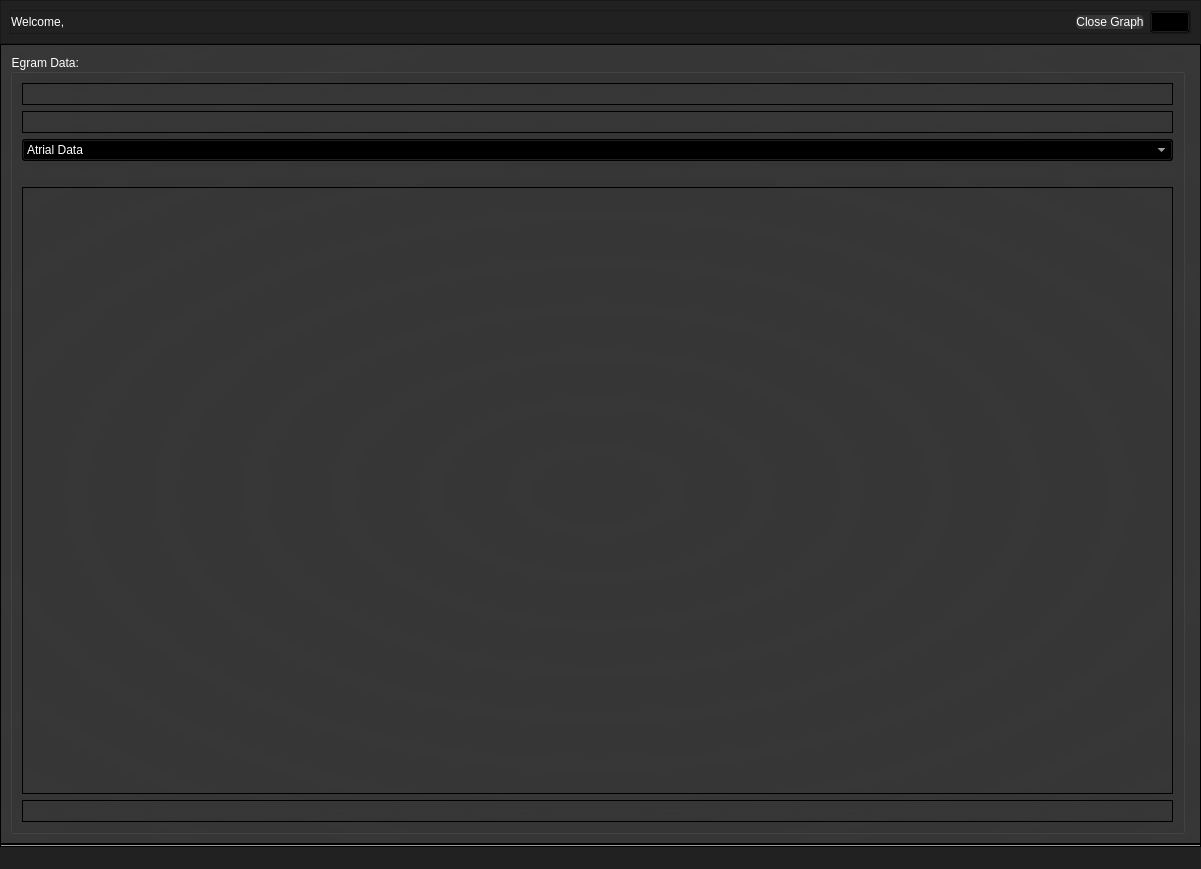
<?xml version="1.0" encoding="UTF-8"?>
<ui version="4.0">
 <class>Graph</class>
 <widget class="QMainWindow" name="Graph">
  <property name="geometry">
   <rect>
    <x>0</x>
    <y>0</y>
    <width>1201</width>
    <height>869</height>
   </rect>
  </property>
  <property name="windowTitle">
   <string>Pacemaker: Graph</string>
  </property>
  <widget class="QWidget" name="centralwidget">
   <property name="styleSheet">
    <string notr="true">QScrollBar:vertical {
	border: none;
    background: rgb(52, 59, 72);
    width: 8px;
    margin: 21px 0 21px 0;
	border-radius: 0px;
 }
 QScrollBar::handle:vertical {	
	background: rgb(189, 147, 249);
    min-height: 25px;
	border-radius: 4px
 }
 QScrollBar::add-line:vertical {
     border: none;
    background: rgb(55, 63, 77);
     height: 20px;
	border-bottom-left-radius: 4px;
    border-bottom-right-radius: 4px;
     subcontrol-position: bottom;
     subcontrol-origin: margin;
 }
 QScrollBar::sub-line:vertical {
	border: none;
    background: rgb(55, 63, 77);
     height: 20px;
	border-top-left-radius: 4px;
    border-top-right-radius: 4px;
     subcontrol-position: top;
     subcontrol-origin: margin;
 }
 QScrollBar::up-arrow:vertical, QScrollBar::down-arrow:vertical {
     background: none;
 }

 QScrollBar::add-page:vertical, QScrollBar::sub-page:vertical {
     background: none;
 }</string>
   </property>
   <layout class="QVBoxLayout" name="verticalLayout">
    <property name="spacing">
     <number>0</number>
    </property>
    <property name="leftMargin">
     <number>0</number>
    </property>
    <property name="topMargin">
     <number>0</number>
    </property>
    <property name="rightMargin">
     <number>0</number>
    </property>
    <property name="bottomMargin">
     <number>0</number>
    </property>
    <item>
     <widget class="QFrame" name="frame">
      <property name="styleSheet">
       <string notr="true">background-color:rgb(33, 33, 33)</string>
      </property>
      <property name="frameShape">
       <enum>QFrame::StyledPanel</enum>
      </property>
      <property name="frameShadow">
       <enum>QFrame::Raised</enum>
      </property>
      <layout class="QVBoxLayout" name="verticalLayout_3">
       <item>
        <widget class="QFrame" name="frame_7">
         <property name="frameShape">
          <enum>QFrame::StyledPanel</enum>
         </property>
         <property name="frameShadow">
          <enum>QFrame::Raised</enum>
         </property>
         <layout class="QHBoxLayout" name="horizontalLayout_3">
          <property name="leftMargin">
           <number>0</number>
          </property>
          <property name="topMargin">
           <number>0</number>
          </property>
          <property name="rightMargin">
           <number>0</number>
          </property>
          <property name="bottomMargin">
           <number>0</number>
          </property>
          <item>
           <widget class="QLabel" name="label_welcome">
            <property name="sizePolicy">
             <sizepolicy hsizetype="Expanding" vsizetype="Preferred">
              <horstretch>0</horstretch>
              <verstretch>0</verstretch>
             </sizepolicy>
            </property>
            <property name="styleSheet">
             <string notr="true">color:white;

</string>
            </property>
            <property name="text">
             <string>Welcome, </string>
            </property>
            <property name="alignment">
             <set>Qt::AlignLeading|Qt::AlignLeft|Qt::AlignVCenter</set>
            </property>
           </widget>
          </item>
          <item>
           <widget class="QPushButton" name="btn_close">
            <property name="styleSheet">
             <string notr="true">color:white;
background-color:rgb(54, 54, 54);
border-radius:5px;
</string>
            </property>
            <property name="text">
             <string>Close Graph</string>
            </property>
           </widget>
          </item>
          <item>
           <widget class="QPushButton" name="btn_settings">
            <property name="styleSheet">
             <string notr="true">background:transparent</string>
            </property>
            <property name="text">
             <string/>
            </property>
            <property name="icon">
             <iconset>
              <normaloff>../resources/images/settings-icon.png</normaloff>../resources/images/settings-icon.png</iconset>
            </property>
            <property name="iconSize">
             <size>
              <width>25</width>
              <height>25</height>
             </size>
            </property>
           </widget>
          </item>
         </layout>
        </widget>
       </item>
      </layout>
     </widget>
    </item>
    <item>
     <widget class="QFrame" name="frame_2">
      <property name="styleSheet">
       <string notr="true">background-color: rgb(54, 54, 54);
background-color: qradialgradient(spread:repeat, cx:0.5, cy:0.5, radius:0.077, fx:0.5, fy:0.5, stop:0 rgba(54,54,54,255), stop:0.497326 rgba(54,54,54,255), stop:1 rgba(55,55,55,255));</string>
      </property>
      <property name="frameShape">
       <enum>QFrame::StyledPanel</enum>
      </property>
      <property name="frameShadow">
       <enum>QFrame::Raised</enum>
      </property>
      <layout class="QHBoxLayout" name="horizontalLayout">
       <item>
        <widget class="QGroupBox" name="groupBox">
         <property name="sizePolicy">
          <sizepolicy hsizetype="Expanding" vsizetype="Preferred">
           <horstretch>0</horstretch>
           <verstretch>0</verstretch>
          </sizepolicy>
         </property>
         <property name="styleSheet">
          <string notr="true">color:white</string>
         </property>
         <property name="title">
          <string>Egram Data: </string>
         </property>
         <layout class="QVBoxLayout" name="verticalLayout_2">
          <item>
           <widget class="QFrame" name="frame_plots_checks">
            <property name="frameShape">
             <enum>QFrame::StyledPanel</enum>
            </property>
            <property name="frameShadow">
             <enum>QFrame::Raised</enum>
            </property>
            <layout class="QHBoxLayout" name="horizontalLayout_5">
             <property name="leftMargin">
              <number>0</number>
             </property>
             <property name="topMargin">
              <number>0</number>
             </property>
             <property name="rightMargin">
              <number>0</number>
             </property>
             <property name="bottomMargin">
              <number>0</number>
             </property>
             <item>
              <spacer name="horizontalSpacer_2">
               <property name="orientation">
                <enum>Qt::Horizontal</enum>
               </property>
               <property name="sizeHint" stdset="0">
                <size>
                 <width>166</width>
                 <height>20</height>
                </size>
               </property>
              </spacer>
             </item>
             <item>
              <spacer name="horizontalSpacer_3">
               <property name="orientation">
                <enum>Qt::Horizontal</enum>
               </property>
               <property name="sizeHint" stdset="0">
                <size>
                 <width>166</width>
                 <height>20</height>
                </size>
               </property>
              </spacer>
             </item>
            </layout>
           </widget>
          </item>
          <item>
           <widget class="QFrame" name="frame_atrial">
            <property name="frameShape">
             <enum>QFrame::StyledPanel</enum>
            </property>
            <property name="frameShadow">
             <enum>QFrame::Raised</enum>
            </property>
            <layout class="QHBoxLayout" name="horizontalLayout_2">
             <property name="leftMargin">
              <number>0</number>
             </property>
             <property name="topMargin">
              <number>0</number>
             </property>
             <property name="rightMargin">
              <number>0</number>
             </property>
             <property name="bottomMargin">
              <number>0</number>
             </property>
             <item>
              <spacer name="horizontalSpacer_5">
               <property name="orientation">
                <enum>Qt::Horizontal</enum>
               </property>
               <property name="sizeHint" stdset="0">
                <size>
                 <width>526</width>
                 <height>20</height>
                </size>
               </property>
              </spacer>
             </item>
            </layout>
           </widget>
          </item>
          <item>
           <widget class="QComboBox" name="EGram_comboBox">
            <item>
             <property name="text">
              <string>Atrial Data</string>
             </property>
            </item>
            <item>
             <property name="text">
              <string>Ventricular Data</string>
             </property>
            </item>
            <item>
             <property name="text">
              <string>Both </string>
             </property>
            </item>
           </widget>
          </item>
          <item>
           <widget class="QLabel" name="label">
            <property name="text">
             <string/>
            </property>
           </widget>
          </item>
          <item>
           <widget class="PlotWidget" name="plots"/>
          </item>
          <item>
           <widget class="QFrame" name="frame_ventricular">
            <property name="frameShape">
             <enum>QFrame::StyledPanel</enum>
            </property>
            <property name="frameShadow">
             <enum>QFrame::Raised</enum>
            </property>
            <layout class="QHBoxLayout" name="horizontalLayout_7">
             <property name="leftMargin">
              <number>0</number>
             </property>
             <property name="topMargin">
              <number>0</number>
             </property>
             <property name="rightMargin">
              <number>0</number>
             </property>
             <property name="bottomMargin">
              <number>0</number>
             </property>
             <item>
              <spacer name="horizontalSpacer_6">
               <property name="orientation">
                <enum>Qt::Horizontal</enum>
               </property>
               <property name="sizeHint" stdset="0">
                <size>
                 <width>526</width>
                 <height>20</height>
                </size>
               </property>
              </spacer>
             </item>
            </layout>
           </widget>
          </item>
         </layout>
        </widget>
       </item>
       <item>
        <widget class="QFrame" name="frame_5">
         <property name="frameShape">
          <enum>QFrame::StyledPanel</enum>
         </property>
         <property name="frameShadow">
          <enum>QFrame::Raised</enum>
         </property>
        </widget>
       </item>
      </layout>
     </widget>
    </item>
    <item>
     <widget class="Line" name="line_3">
      <property name="styleSheet">
       <string notr="true">background-color:rgb(156, 156, 156);
border:1px inset black;</string>
      </property>
      <property name="orientation">
       <enum>Qt::Horizontal</enum>
      </property>
     </widget>
    </item>
   </layout>
  </widget>
  <widget class="QStatusBar" name="statusBar">
   <property name="styleSheet">
    <string notr="true">background-color:rgb(33, 33, 33)</string>
   </property>
  </widget>
 </widget>
 <customwidgets>
  <customwidget>
   <class>PlotWidget</class>
   <extends>QGraphicsView</extends>
   <header>pyqtgraph</header>
  </customwidget>
 </customwidgets>
 <resources/>
 <connections/>
</ui>
